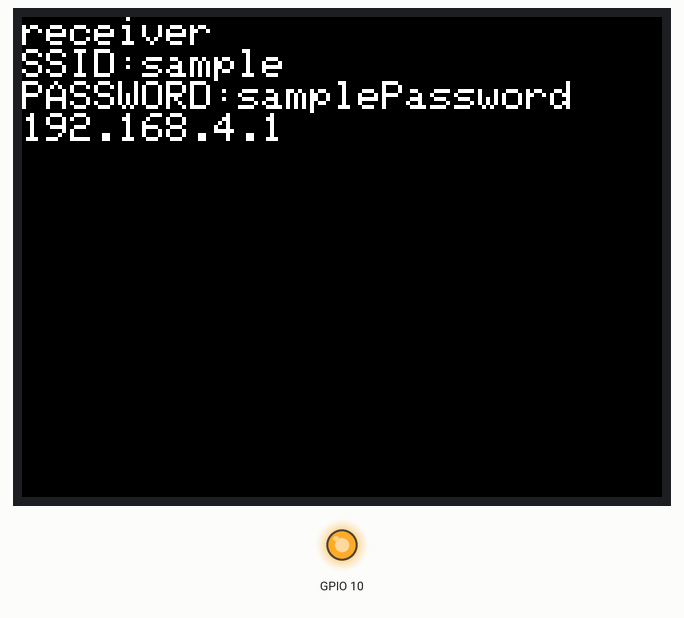
A program run on a simulated ESP32. Parts: 320×240 colour display, output pins drawn as LEDs (lit = HIGH). WiFi joins after 1.5 s; servers stay silent unless stated.

Above: at 0.2 s.

The program:

main.cpp
```cpp
#include <Arduino.h>
#include <M5Unified.h>
#include <WiFi.h>
#include <WiFiUdp.h>

const char SSID[] = "sample";
const char PASSWORD[] = "samplePassword";

// UDP設定
WiFiUDP wifiudp;
const int port = 3000;

void setup() {
    // セットアップ
    auto cfg = M5.config();
    M5.begin(cfg);
    // アクセスポイント設定
    WiFi.softAP(SSID, PASSWORD);
    // 画面
    M5.Display.setRotation(1);
    M5.Display.setTextSize(2);
    M5.Display.println("receiver");
    M5.Display.printf("SSID:%s\n", SSID);
    M5.Display.printf("PASSWORD:%s\n", PASSWORD);
    M5.Display.println(WiFi.softAPIP());  // ホストIPアドレス

    pinMode(10, OUTPUT);     // LEDピン設定
    digitalWrite(10, HIGH);  // LED_OFF

    wifiudp.begin(port);  // UDP開始
}

void loop() {
    if (wifiudp.parsePacket()) {
        char x;
        x = (char)wifiudp.read();
        if (x == '1') {
            digitalWrite(10, LOW);  // LED_ON
            sleep(1);
            digitalWrite(10, HIGH);  // LED_OFF
        }
    }
}
```
